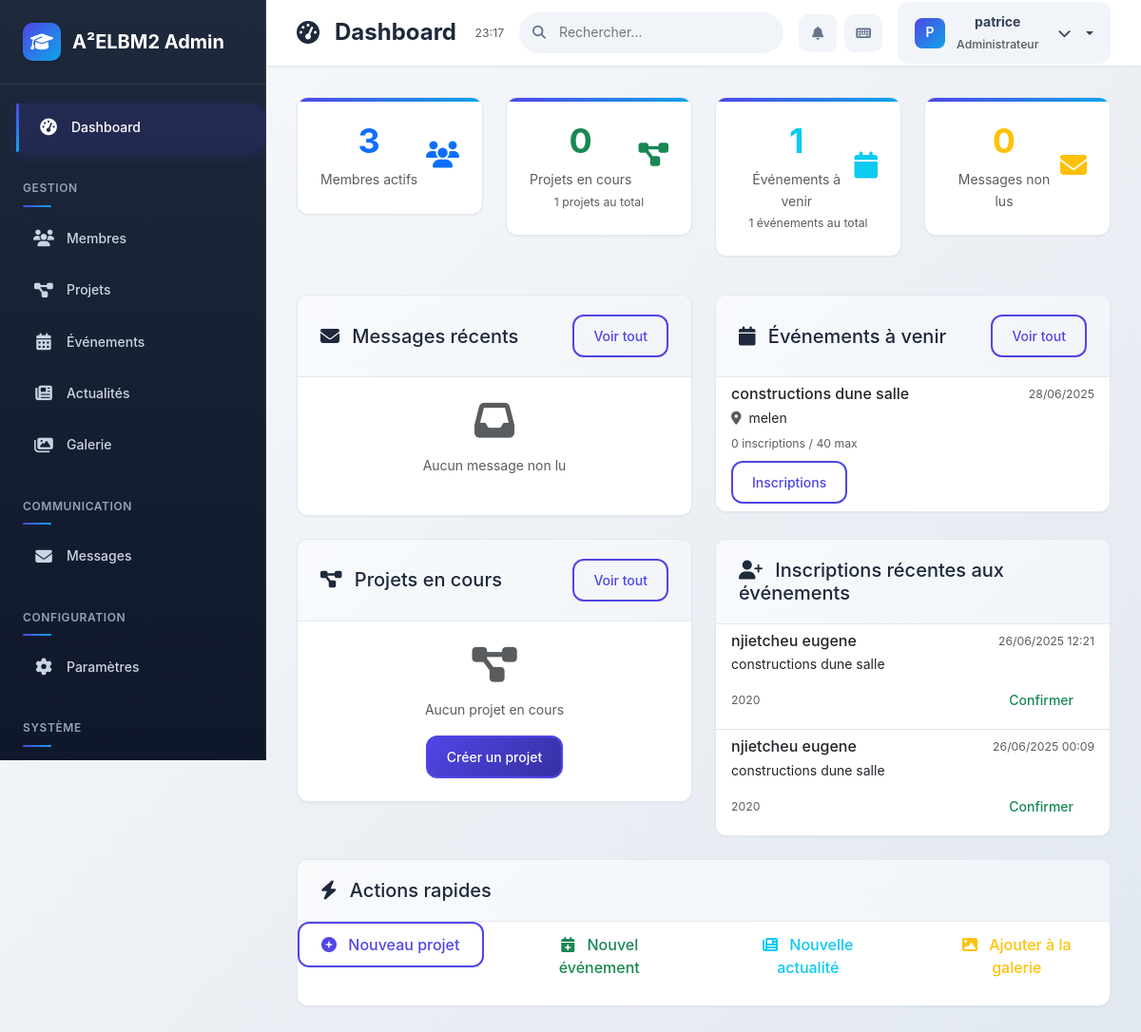
Page /dashboard/ (signed in) on the earlier database version.
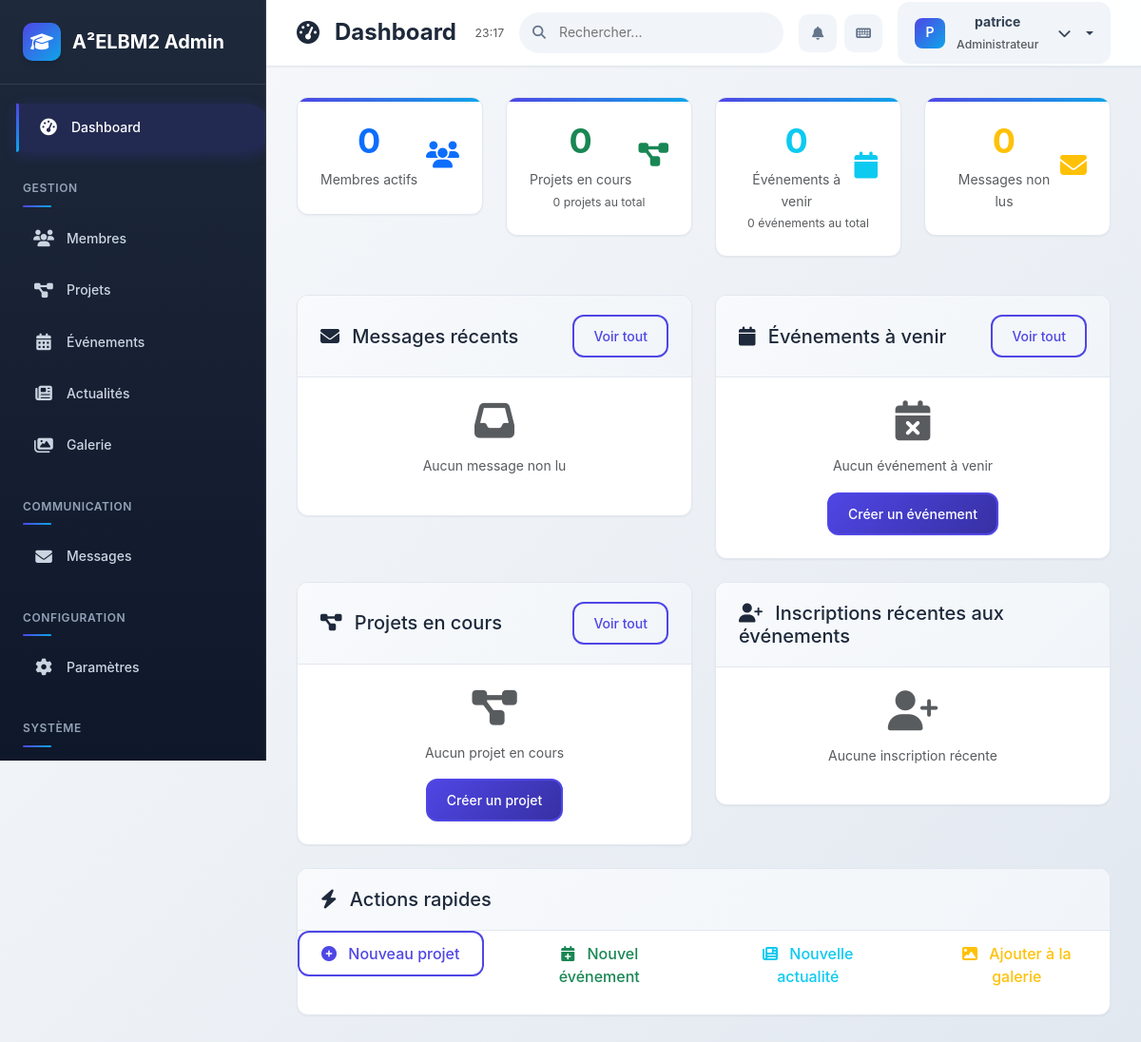
Same page on the later database version.
### main/models.py (models this page shows, shortened)
class Event(models.Model):
    title_fr = models.CharField(max_length=200, verbose_name="Titre (Français)")
    title_en = models.CharField(max_length=200, verbose_name="Titre (Anglais)")
    description_fr = RichTextField(verbose_name="Description (Français)")
    description_en = RichTextField(verbose_name="Description (Anglais)")
    image = models.ImageField(upload_to='events/', blank=True, null=True)
    date_event = models.DateTimeField(verbose_name="Date et heure de l'événement")
    location = models.CharField(max_length=200, verbose_name="Lieu")
    max_participants = models.IntegerField(blank=True, null=True, verbose_name="Nombre maximum de participants")
    registration_deadline = models.DateTimeField(verbose_name="Date limite d'inscription")
    is_featured = models.BooleanField(default=False, verbose_name="Événement en vedette")
    is_active = models.BooleanField(default=True, verbose_name="Actif")
    created_at = models.DateTimeField(auto_now_add=True)
    updated_at = models.DateTimeField(auto_now=True)
    class Meta:
        verbose_name = "Événement"
        verbose_name_plural = "Événements"
        ordering = ['date_event']
    @property
    def registered_count(self):
        return self.eventregistration_set.filter(is_confirmed=True).count()

class EventRegistration(models.Model):
    event = models.ForeignKey(Event, on_delete=models.CASCADE)
    nom_prenom = models.CharField(max_length=200, verbose_name="Nom et Prénom")
    email = models.EmailField(verbose_name="Adresse e-mail")
    telephone = models.CharField(max_length=20, verbose_name="Numéro de téléphone")
    promotion = models.CharField(max_length=20, verbose_name="Promotion")
    message = models.TextField(blank=True, verbose_name="Message/Commentaire")
    is_confirmed = models.BooleanField(default=False, verbose_name="Confirmé")
    registration_date = models.DateTimeField(auto_now_add=True)
    class Meta:
        verbose_name = "Inscription à l'événement"
        verbose_name_plural = "Inscriptions aux événements"
        unique_together = ['event', 'email']
        ordering = ['-registration_date']

### admin_dashboard/views.py (the view)
# urls.py: path('', views.dashboard_home, name='admin_dashboard_home'),
@staff_member_required
def dashboard_home(request):
    stats = {
        'total_members': Member.objects.filter(is_active=True).count(),
        'pending_members': Member.objects.filter(is_active=False).count(),
        'total_projects': Project.objects.count(),
        'ongoing_projects': Project.objects.filter(status='ongoing').count(),
        'total_events': Event.objects.count(),
        'upcoming_events': Event.objects.filter(is_active=True).count(),
        'unread_messages': Contact.objects.filter(is_read=False).count(),
        'total_gallery_items': Gallery.objects.count(),
    }
    recent_messages = Contact.objects.filter(is_read=False).order_by('-created_at')[:5]
    upcoming_events = Event.objects.filter(is_active=True).order_by('date_event')[:5]
    ongoing_projects = Project.objects.filter(status='ongoing')[:5]
    recent_registrations = EventRegistration.objects.order_by('-registration_date')[:10]
    context = {
        'stats': stats,
        'recent_messages': recent_messages,
        'upcoming_events': upcoming_events,
        'ongoing_projects': ongoing_projects,
        'recent_registrations': recent_registrations,
    }
    return render(request, 'admin_dashboard/home.html', context)

### templates/admin_dashboard/home.html (shortened to what the changed rows need)
{% extends 'admin_dashboard/base.html' %}
{% load static %}
{% block page_title %}Dashboard{% endblock %}
{% block content %}
<div class="row mb-4">
    <div class="col-lg-3 col-md-6 mb-3">
        <div class="stat-card text-center">
            <div class="d-flex align-items-center justify-content-between">
                <div>
                    <h3 class="text-primary">{{ stats.total_members }}</h3>
                    <p class="text-muted mb-0">Membres actifs</p>
                </div>
            </div>
        </div>
    </div>
    <div class="col-lg-3 col-md-6 mb-3">
        <div class="stat-card text-center">
            <div class="d-flex align-items-center justify-content-between">
                <div>
                </div>
                <div class="text-success">
                </div>
            </div>
            <small class="text-muted">{{ stats.total_projects }} projets au total</small>
        </div>
    </div>
    <div class="col-lg-3 col-md-6 mb-3">
        <div class="stat-card text-center">
            <div class="d-flex align-items-center justify-content-between">
                <div>
                    <h3 class="text-info">{{ stats.upcoming_events }}</h3>
                    <p class="text-muted mb-0">Événements à venir</p>
                </div>
                <div class="text-info">
                </div>
            </div>
            <small class="text-muted">{{ stats.total_events }} événements au total</small>
        </div>
    </div>
</div>
<div class="row">
    <div class="col-lg-6 mb-4">
        <div class="table-card">
            <div class="card-body">
                {% if upcoming_events %}
                    <div class="list-group list-group-flush">
                        {% for event in upcoming_events %}
                            <div class="list-group-item">
                                <div class="d-flex justify-content-between">
                                    <h6 class="mb-1">{{ event.title_fr }}</h6>
                                    <small class="text-muted">{{ event.date_event|date:"d/m/Y" }}</small>
                                </div>
                                <p class="mb-1">
                                    <i class="fas fa-map-marker-alt text-muted me-1"></i>
                                    {{ event.location }}
                                </p>
                                <small class="text-muted">
                                    {{ event.registered_count }} inscriptions
                                    {% if event.max_participants %}
                                        / {{ event.max_participants }} max
                                    {% endif %}
                                </small>
                                <div class="mt-2">
                                    <a href="{% url 'admin_event_registrations' event.pk %}" class="btn btn-sm btn-outline-primary">
                                        Inscriptions
                                    </a>
                                </div>
                            </div>
                        {% endfor %}
                    </div>
                {% else %}
                    <div class="text-center py-4">
                        <i class="fas fa-calendar-times fa-3x text-muted mb-3"></i>
                        <p class="text-muted">Aucun événement à venir</p>
                        <a href="{% url 'admin_event_create' %}" class="btn btn-sm btn-primary">
                            Créer un événement
                        </a>
                    </div>
                {% endif %}
            </div>
        </div>
    </div>
</div>
<div class="row">
    <div class="col-lg-6 mb-4">
        <div class="table-card">
            <div class="card-body">
                {% if recent_registrations %}
                    <div class="list-group list-group-flush">
                        {% for registration in recent_registrations %}
                            <div class="list-group-item">
                                <div class="d-flex justify-content-between">
                                    <h6 class="mb-1">{{ registration.nom_prenom }}</h6>
                                    <small class="text-muted">{{ registration.registration_date|date:"d/m/Y H:i" }}</small>
                                </div>
                                <p class="mb-1">{{ registration.event.title_fr }}</p>
                                <div class="d-flex justify-content-between align-items-center">
                                    <small class="text-muted">{{ registration.promotion }}</small>
                                    {% if registration.is_confirmed %}
                                        <span class="badge bg-success">Confirmé</span>
                                    {% else %}
                                        <div>
                                            <a href="{% url 'admin_confirm_registration' registration.pk %}"
                                               class="btn btn-sm btn-outline-success">
                                                Confirmer
                                            </a>
                                        </div>
                                    {% endif %}
                                </div>
                            </div>
                        {% endfor %}
                    </div>
                {% else %}
                    <div class="text-center py-4">
                        <i class="fas fa-user-plus fa-3x text-muted mb-3"></i>
                        <p class="text-muted">Aucune inscription récente</p>
                    </div>
                {% endif %}
            </div>
        </div>
    </div>
</div>
{% endblock %}

Differences in the rows shown:
removed Event: title_fr "constructions dune salle", date_event "28/06/2025", location "melen", registered_count "0", max_participants "40"
removed EventRegistration: nom_prenom "njietcheu eugene", registration_date "26/06/2025 12:21", event.title_fr "constructions dune salle", promotion "2020", is_confirmed "Confirmer"
removed EventRegistration: nom_prenom "njietcheu eugene", registration_date "26/06/2025 00:09", event.title_fr "constructions dune salle", promotion "2020", is_confirmed "Confirmer"
Other differences:
{{ stats.total_members }}: "3" → "0"
{{ stats.total_projects }}: "1" → "0"
{{ stats.upcoming_events }}: "1" → "0"
{{ stats.total_events }}: "1" → "0"
text now shown: "Aucun événement à venir Créer un événement Aucune inscription récente"
